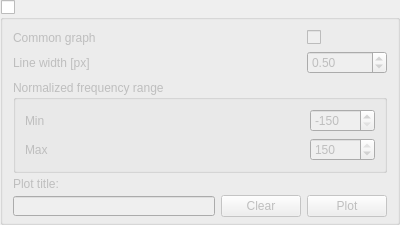
<?xml version="1.0" encoding="UTF-8"?>
<ui version="4.0">
 <class>fftControl</class>
 <widget class="QGroupBox" name="fftControl">
  <property name="geometry">
   <rect>
    <x>0</x>
    <y>0</y>
    <width>400</width>
    <height>202</height>
   </rect>
  </property>
  <property name="windowTitle">
   <string>GroupBox</string>
  </property>
  <property name="checkable">
   <bool>true</bool>
  </property>
  <property name="checked">
   <bool>false</bool>
  </property>
  <layout class="QGridLayout" name="gridLayout_2">
   <property name="leftMargin">
    <number>0</number>
   </property>
   <property name="topMargin">
    <number>0</number>
   </property>
   <property name="rightMargin">
    <number>0</number>
   </property>
   <property name="bottomMargin">
    <number>0</number>
   </property>
   <item row="1" column="0">
    <layout class="QGridLayout" name="gridLayout">
     <property name="leftMargin">
      <number>10</number>
     </property>
     <property name="topMargin">
      <number>10</number>
     </property>
     <property name="rightMargin">
      <number>10</number>
     </property>
     <property name="bottomMargin">
      <number>5</number>
     </property>
     <item row="4" column="0">
      <widget class="QLabel" name="label">
       <property name="maximumSize">
        <size>
         <width>16777215</width>
         <height>10</height>
        </size>
       </property>
       <property name="text">
        <string>Plot title:</string>
       </property>
       <property name="indent">
        <number>0</number>
       </property>
      </widget>
     </item>
     <item row="5" column="0">
      <widget class="QLineEdit" name="title_line">
       <property name="minimumSize">
        <size>
         <width>0</width>
         <height>20</height>
        </size>
       </property>
       <property name="maximumSize">
        <size>
         <width>16777215</width>
         <height>20</height>
        </size>
       </property>
      </widget>
     </item>
     <item row="3" column="0" colspan="3">
      <widget class="QGroupBox" name="fft_data_gbox">
       <property name="title">
        <string>Normalized frequency range</string>
       </property>
       <property name="checkable">
        <bool>false</bool>
       </property>
       <layout class="QGridLayout" name="gridLayout_3">
        <property name="topMargin">
         <number>9</number>
        </property>
        <item row="0" column="0">
         <widget class="QLabel" name="label_4">
          <property name="text">
           <string>Min </string>
          </property>
         </widget>
        </item>
        <item row="1" column="0">
         <widget class="QLabel" name="label_5">
          <property name="text">
           <string>Max </string>
          </property>
         </widget>
        </item>
        <item row="0" column="1">
         <widget class="QSpinBox" name="freq_min">
          <property name="maximumSize">
           <size>
            <width>65</width>
            <height>16777215</height>
           </size>
          </property>
          <property name="minimum">
           <number>-150</number>
          </property>
          <property name="maximum">
           <number>100</number>
          </property>
          <property name="value">
           <number>-150</number>
          </property>
         </widget>
        </item>
        <item row="1" column="1">
         <widget class="QSpinBox" name="freq_max">
          <property name="maximumSize">
           <size>
            <width>65</width>
            <height>16777215</height>
           </size>
          </property>
          <property name="minimum">
           <number>-100</number>
          </property>
          <property name="maximum">
           <number>150</number>
          </property>
          <property name="value">
           <number>150</number>
          </property>
         </widget>
        </item>
       </layout>
      </widget>
     </item>
     <item row="1" column="0">
      <widget class="QLabel" name="label_3">
       <property name="text">
        <string>Line width [px]</string>
       </property>
      </widget>
     </item>
     <item row="1" column="2">
      <widget class="QDoubleSpinBox" name="line_width">
       <property name="decimals">
        <number>2</number>
       </property>
       <property name="minimum">
        <double>0.250000000000000</double>
       </property>
       <property name="maximum">
        <double>5.000000000000000</double>
       </property>
       <property name="singleStep">
        <double>0.250000000000000</double>
       </property>
       <property name="value">
        <double>0.500000000000000</double>
       </property>
      </widget>
     </item>
     <item row="0" column="0">
      <widget class="QLabel" name="label_6">
       <property name="text">
        <string>Common graph</string>
       </property>
      </widget>
     </item>
     <item row="0" column="2">
      <widget class="QCheckBox" name="common_graph">
       <property name="text">
        <string/>
       </property>
      </widget>
     </item>
     <item row="5" column="2">
      <widget class="QPushButton" name="fft_plot_button">
       <property name="text">
        <string>Plot</string>
       </property>
       <property name="shortcut">
        <string>P</string>
       </property>
      </widget>
     </item>
     <item row="5" column="1">
      <widget class="QPushButton" name="fft_clear_button">
       <property name="text">
        <string>Clear</string>
       </property>
       <property name="shortcut">
        <string>P</string>
       </property>
      </widget>
     </item>
    </layout>
   </item>
  </layout>
 </widget>
 <resources/>
 <connections/>
</ui>
